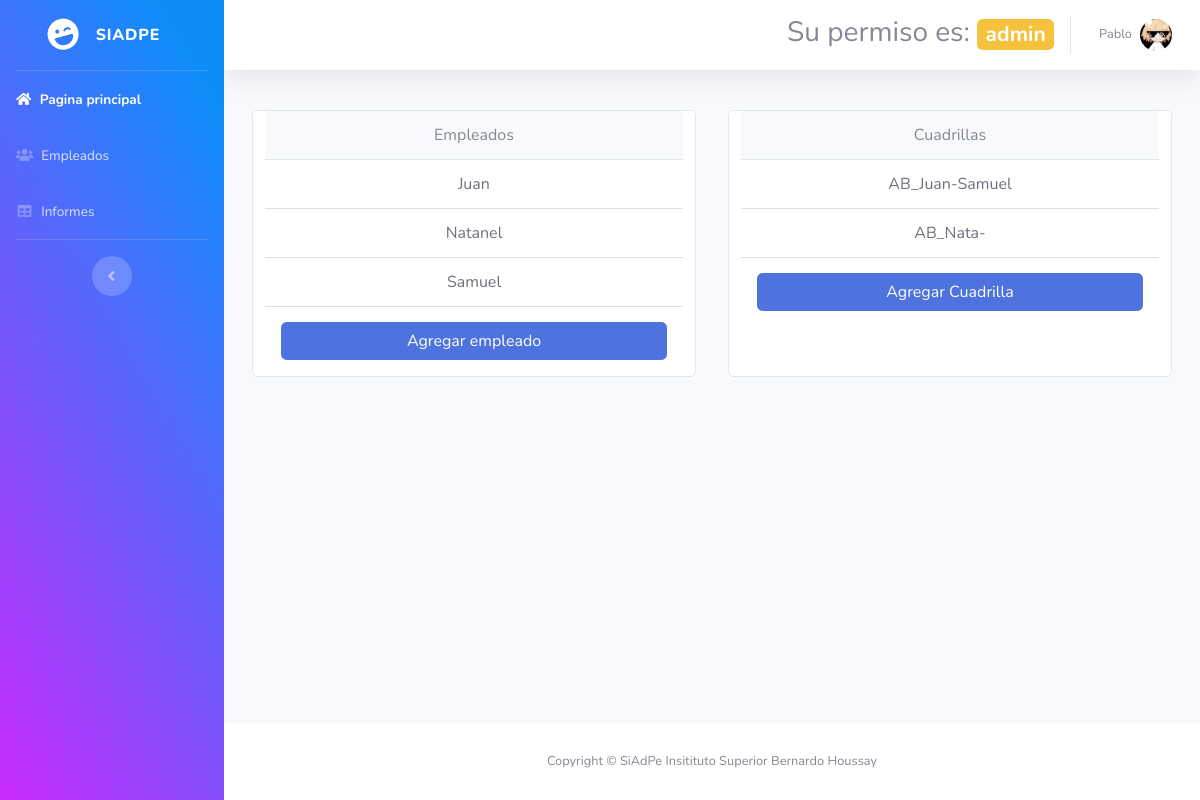
The app's page /dashboardAdmin/empleados.php (signed in), older data.
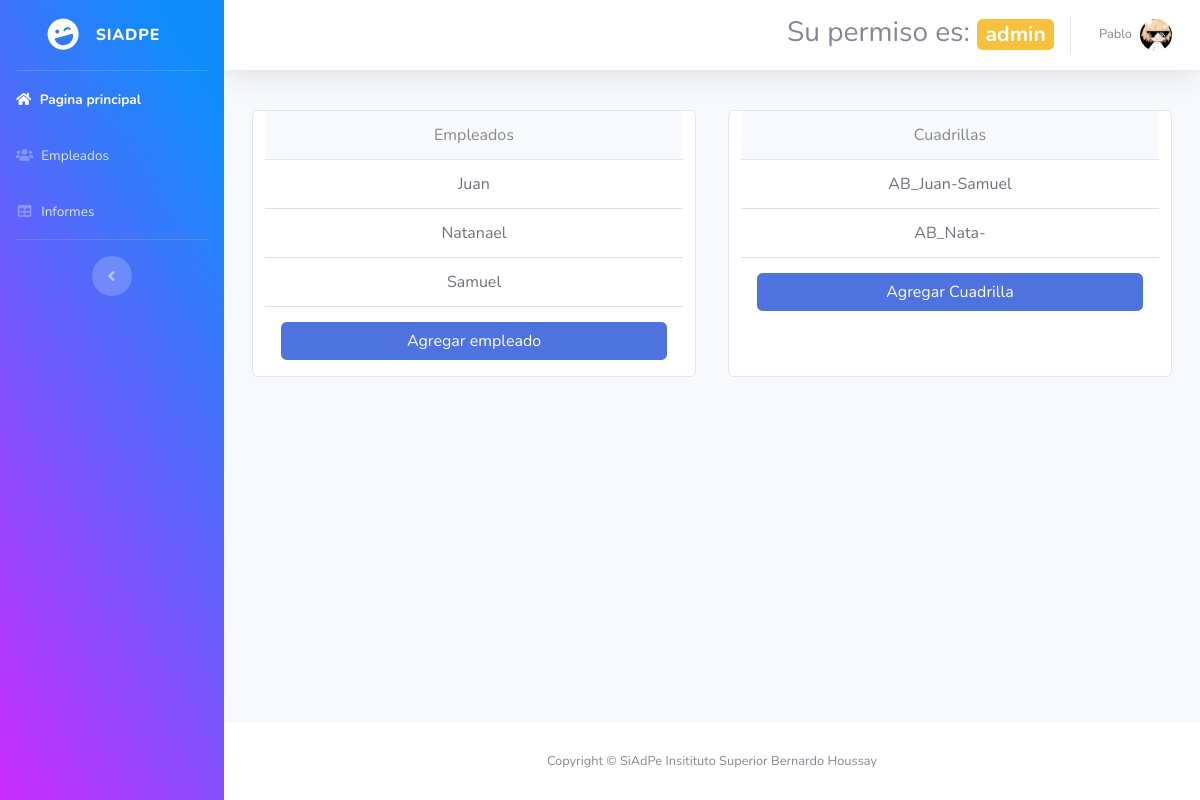
The same page, newer data.
### tables this page shows
CREATE TABLE IF NOT EXISTS `usuarios` (
  `id` int(11) NOT NULL AUTO_INCREMENT,
  `usuario` varchar(300) NOT NULL,
  `password` varchar(300) NOT NULL,
  `idRol` int(11) NOT NULL,
  `nombre` varchar(300) NOT NULL,
  `habilitado` tinyint(4) NOT NULL,
  PRIMARY KEY (`id`),
  KEY `idRol` (`idRol`)
);

CREATE TABLE IF NOT EXISTS `cuadrillas` (
  `id` int(11) NOT NULL AUTO_INCREMENT,
  `nombre` varchar(100) NOT NULL,
  `id_area` int(11) NOT NULL,
  PRIMARY KEY (`id`),
  KEY `id_area` (`id_area`)
);

### dashboardAdmin/empleados.php (the view, shortened to what this page needs)
<?php require_once "vistas/parte_superior.php"?>
<?php
$objeto = new Conexion();
$conexion = $objeto->Conectar();
$consulta = "SELECT Usuarios.nombre FROM Empleados INNER JOIN Usuarios ON Empleados.id_usuario = Usuarios.id ORDER BY nombre ASC";
$resultado = $conexion->prepare($consulta);
$resultado->execute();
$dataEmpleados=$resultado->fetchAll(PDO::FETCH_ASSOC);
$consulta = "SELECT nombre FROM `cuadrillas`";
$resultado = $conexion->prepare($consulta);
$resultado->execute();
$dataCuadrillas=$resultado->fetchAll(PDO::FETCH_ASSOC);
?>
<div class="container text-center">
  <div class="row row-cols-2">
    <div class="card col m-3">
      <div class="card-header">
        Empleados
      </div>
      <ul class="list-group list-group-flush">
        <?php
        foreach($dataEmpleados as $dat) {
          ?>
          <li class="list-group-item list-group-item-action"><?php echo $dat['nombre'] ?></li>
        <?php
        }
        ?>
      </ul>
      <button id="btnNuevoEmpleado" type="button" class="btn btn-primary m-3" data-toggle="modal">Agregar empleado</button>
    </div>
    <div class="card col m-3">
      <div class="card-header">
        Cuadrillas
      </div>
      <ul class="list-group list-group-flush">
      <?php
        foreach($dataCuadrillas as $dat) {
          ?>
          <li class="list-group-item list-group-item-action"><?php echo $dat['nombre'] ?></li>
        <?php
        }
        ?>
      </ul>
      <button id="btnNuevaCuadrilla" type="button" class="btn btn-primary row m-3">Agregar Cuadrilla</button>
    </div>
  </div>
</div>
<?php require_once "vistas/parte_inferior.php"?>

### dashboardAdmin/vistas/parte_superior.php (shortened to what this page needs)
<!DOCTYPE html>
<html lang="en">
<head>
  <link href="vendor/fontawesome-free/css/all.min.css" rel="stylesheet" type="text/css">
  <link href="css/sb-admin-2.min.css" rel="stylesheet">
  <link rel="stylesheet"  type="text/css" href="main.css">
    <link rel="stylesheet" type="text/css" href="vendor/datatables/datatables.min.css"/>
    <link rel="stylesheet"  type="text/css" href="vendor/datatables/DataTables-1.10.18/css/dataTables.bootstrap4.min.css">
</head>
<body id="page-top">
  <div id="wrapper">
    <ul class="navbar-nav bg-gradient-primary sidebar sidebar-dark accordion" id="accordionSidebar">
      <a class="sidebar-brand d-flex align-items-center justify-content-center" href="index.php">
        <div class="sidebar-brand-icon rotate-n-15">
          <i class="fas fa-laugh-wink"></i>
        </div>
        <div class="sidebar-brand-text mx-3">SiAdPe</div>
      </a>
      <hr class="sidebar-divider my-0">
      <li class="nav-item active">
        <a class="nav-link" href="index.php">
        <i class="fa fa-home" aria-hidden="true"></i>
          <span>Pagina principal</span></a>
      </li>
      <li class="nav-item" id="navItemxD">
        <a class="nav-link" href="empleados.php">
        <i class="fa fa-users" aria-hidden="true"></i>
        <span>Empleados</span></a>
      </li>
      <li class="nav-item">
        <a class="nav-link" href="informes.php">
        <i class="fas fa-fw fa-table"></i>
        <span>Informes</span></a>
      </li>
      <hr class="sidebar-divider d-none d-md-block">
      <div class="text-center d-none d-md-inline">
        <button class="rounded-circle border-0" id="sidebarToggle"></button>
      </div>
    </ul>
    <div id="content-wrapper" class="d-flex flex-column">
      <div id="content">
        <nav class="navbar navbar-expand navbar-light bg-white topbar mb-4 static-top shadow">
          <ul class="navbar-nav ml-auto">
            <h3 class="text-center ml-2 mt-3">Su permiso es: <span class="badge badge-warning"><?php echo $_SESSION["s_rol_descripcion"]; ?></span></h3>
            <li class="nav-item dropdown no-arrow">
              <a class="nav-link dropdown-toggle" href="#" id="userDropdown" role="button" data-toggle="dropdown" aria-haspopup="true" aria-expanded="false">
                <span class="mr-2 d-none d-lg-inline text-gray-600 small" id="nombreUsuario"><?php echo $_SESSION["s_nombre"];?></span>
                <img class="img-profile rounded-circle" src="img/Neco-Arc-Glasses.jpg">
              </a>
            </li>
          </ul>
        </nav>

### dashboardAdmin/vistas/parte_inferior.php (shortened to what this page needs)
      </div>
      <footer class="sticky-footer bg-white">
        <div class="container my-auto">
          <div class="copyright text-center my-auto">
            <span>Copyright &copy; SiAdPe Insitituto Superior Bernardo Houssay</span>
          </div>
        </div>
      </footer>
    </div>
  </div>
</body>
</html>

Row changes from the older to the newer data that the page shows:
changed usuarios: nombre "Natanel" → "Natanael"
